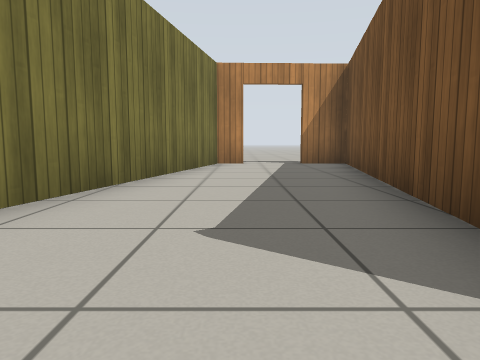
[1] (above)

16 first-person views from a walk through a Gazebo world. The camera is 0.5 m above the floor, tilts 6° down and sees 70° across. The floor is counted in squares, 1 m on a side. Each view is taken from the middle of a square. On the plan, view 1 faces up. The plan holds only what a view shows up to about 9 squares ahead; the rest is blank. Simple patterns stand in for the simulator's built-in surfaces.

[2]
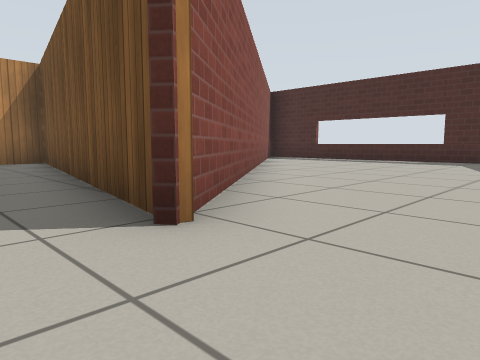

[3]
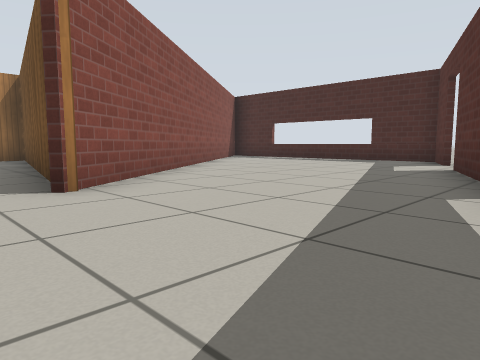

[4]
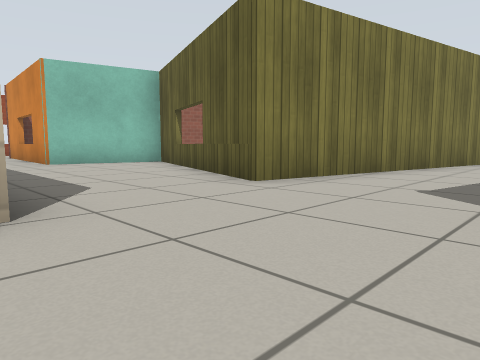

[5]
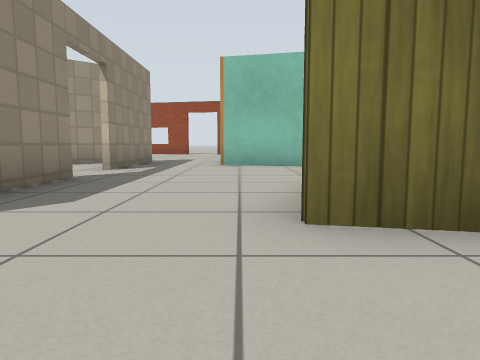

[6]
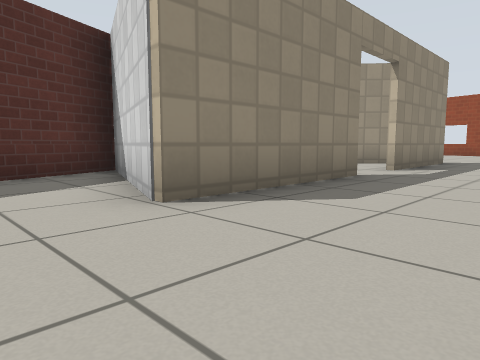

[7]
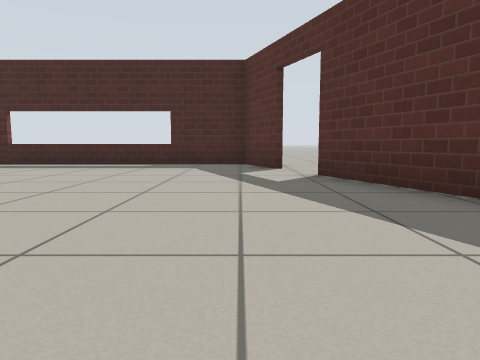

[8]
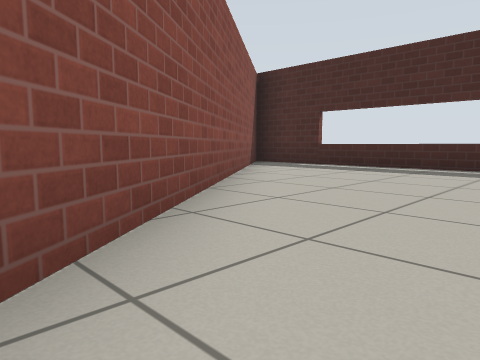

[9]
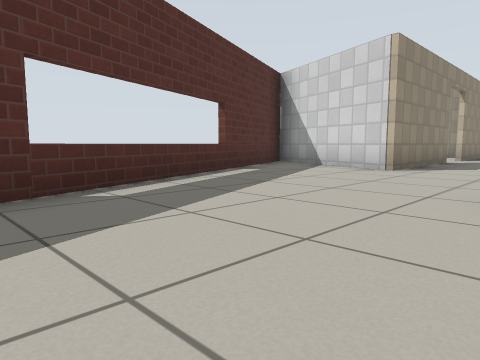

[10]
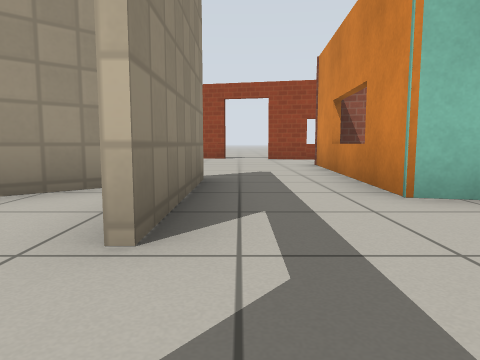

[11]
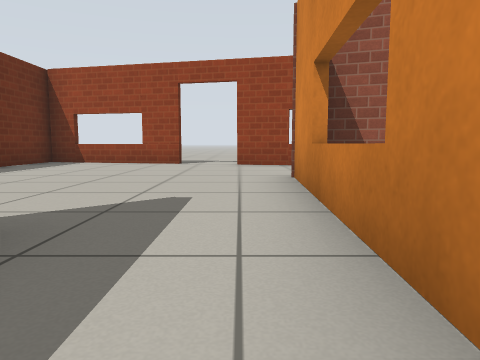

[12]
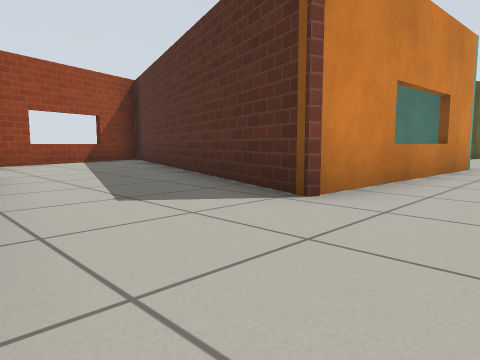

[13]
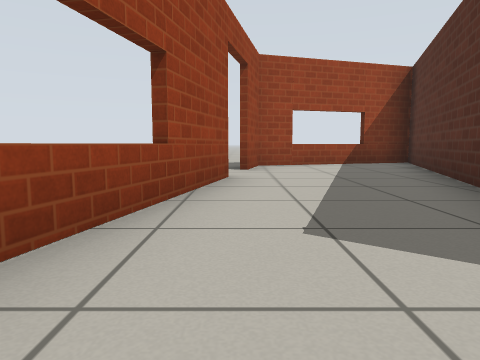

[14]
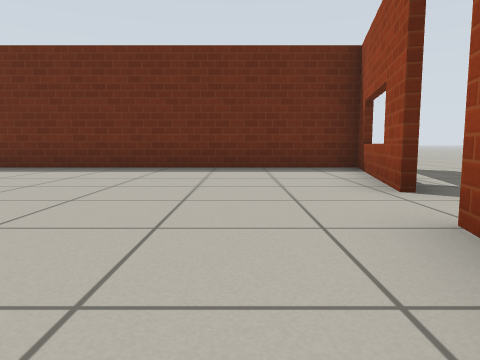

[15]
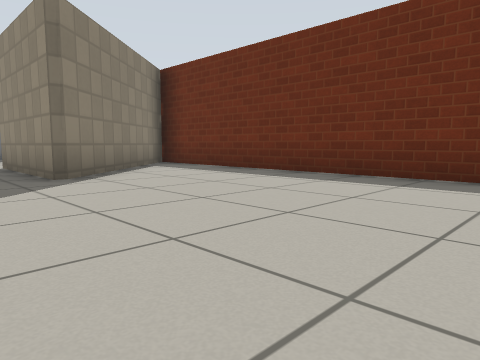

[16]
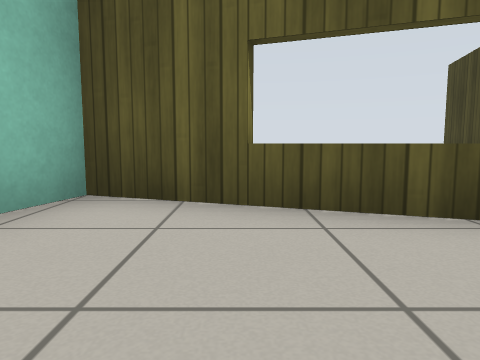

### Floor plan
Points are (right, up) in squares from view 1. A wall is a line through its corners. A room is listed if a view was taken in it or the views show most of it. See-through windows are left out.
Room 1 (views 1, 2, 3, 4, 5, 6, 7, 8, 9, 10, 11, 16)
walls: (1.2, 1.1) (2.7, 8.8); (-5.3, -1.5) (-1.5, -1.5) (-2.9, -5.3) (7.5, -1.3); (0.1, 8.8) (-0.6, 8.7) (-2.1, 1.4) (-7.5, 3.3) (-8.2, 0.6) (-9.4, 0.6); (8.8, -0.8) (10.5, -0.1) (10.5, 6.6); (-10, -1.5) (-6.6, -1.5); (9.7, 7.2) (1.1, 0.7)
ways out: opening at (-8.5, -0.5) to room 2; open door at (-6, -2); open door at (0.5, 9); open door at (8.5, -1)
Room 2 (views 12, 13, 14, 15)
walls: (-16.6, -1.4) (-17.5, -5.2) (-7.3, -5.2); (-9.4, 0.6) (-13.3, 0.8) (-12.5, 3.1); (-15.5, 3.9) (-16.3, -0.1); (-7, -4.9) (-10, -1.5)
ways out: opening at (-8.5, -0.5) to room 1; opening at (-14, 4) to room 3; open door at (-17, -1); open door at (-16, 0)
Room 3 (no view inside)
walls: (-15.2, 5.3) (-15.5, 3.9); (-12.5, 3.1) (-10.5, 9.2) (-14.6, 7.9) (-14.9, 6.6)
ways out: opening at (-14, 4) to room 2; open door at (-15, 6)

Positions as (right, up) in squares from view 1, and headings:
1: (0, 0), facing up
2: (0, -1), facing up-right
3: (0, -3), facing up-right
4: (1, -2), facing up-left
5: (0, 1), facing left
6: (0, 1), facing down-left
7: (2, 0), facing right
8: (3, 1), facing up-right
9: (5, 1), facing down-left
10: (-5, -1), facing left
11: (-8, 0), facing left
12: (-16, -1), facing up-right
13: (-15, 0), facing up
14: (-15, 2), facing down
15: (-15, 0), facing down-right
16: (-6, 0), facing up
